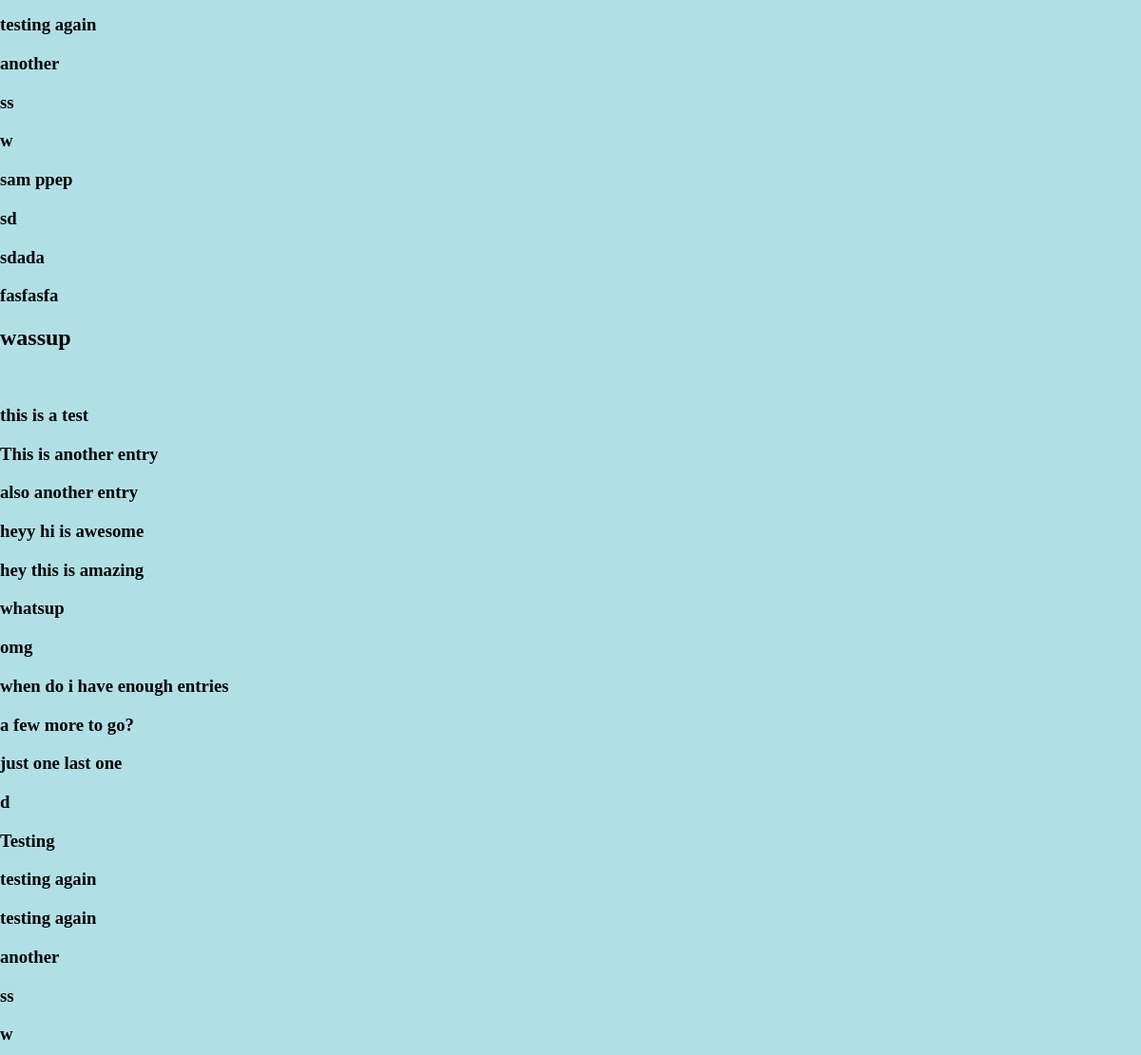
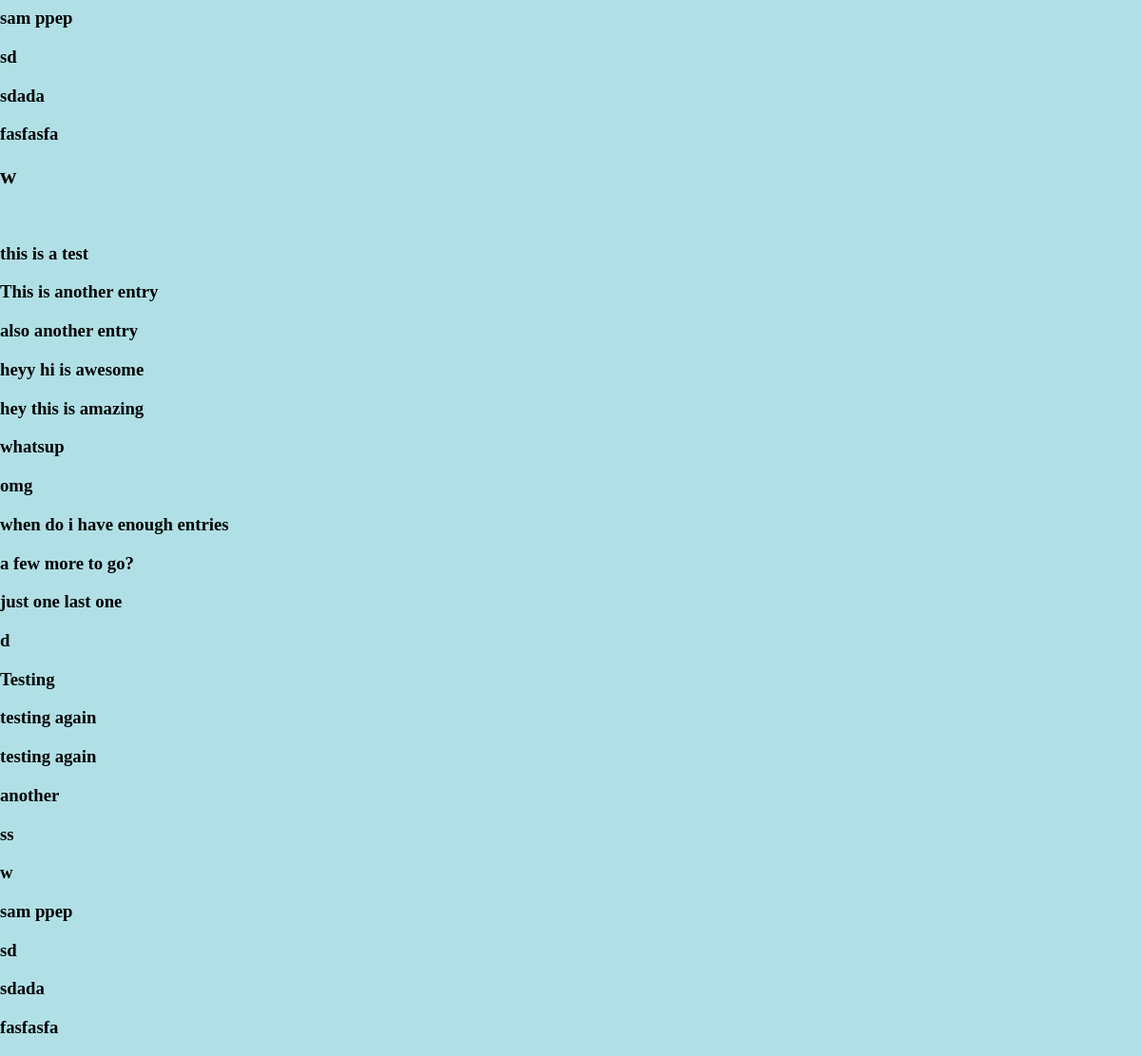
The page /library/ (lower part) on the database as committed earlier (2 pictures, top to bottom).
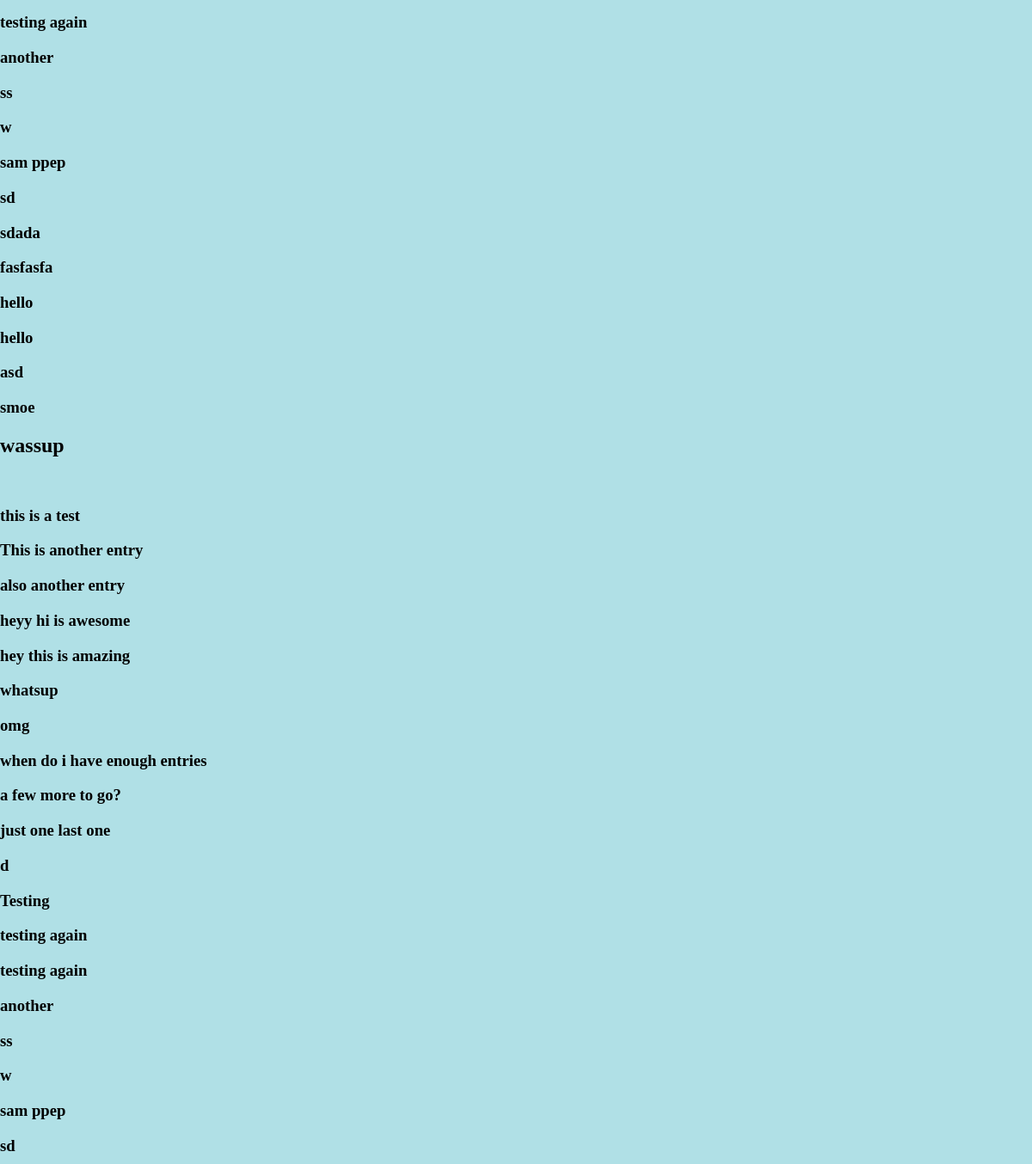
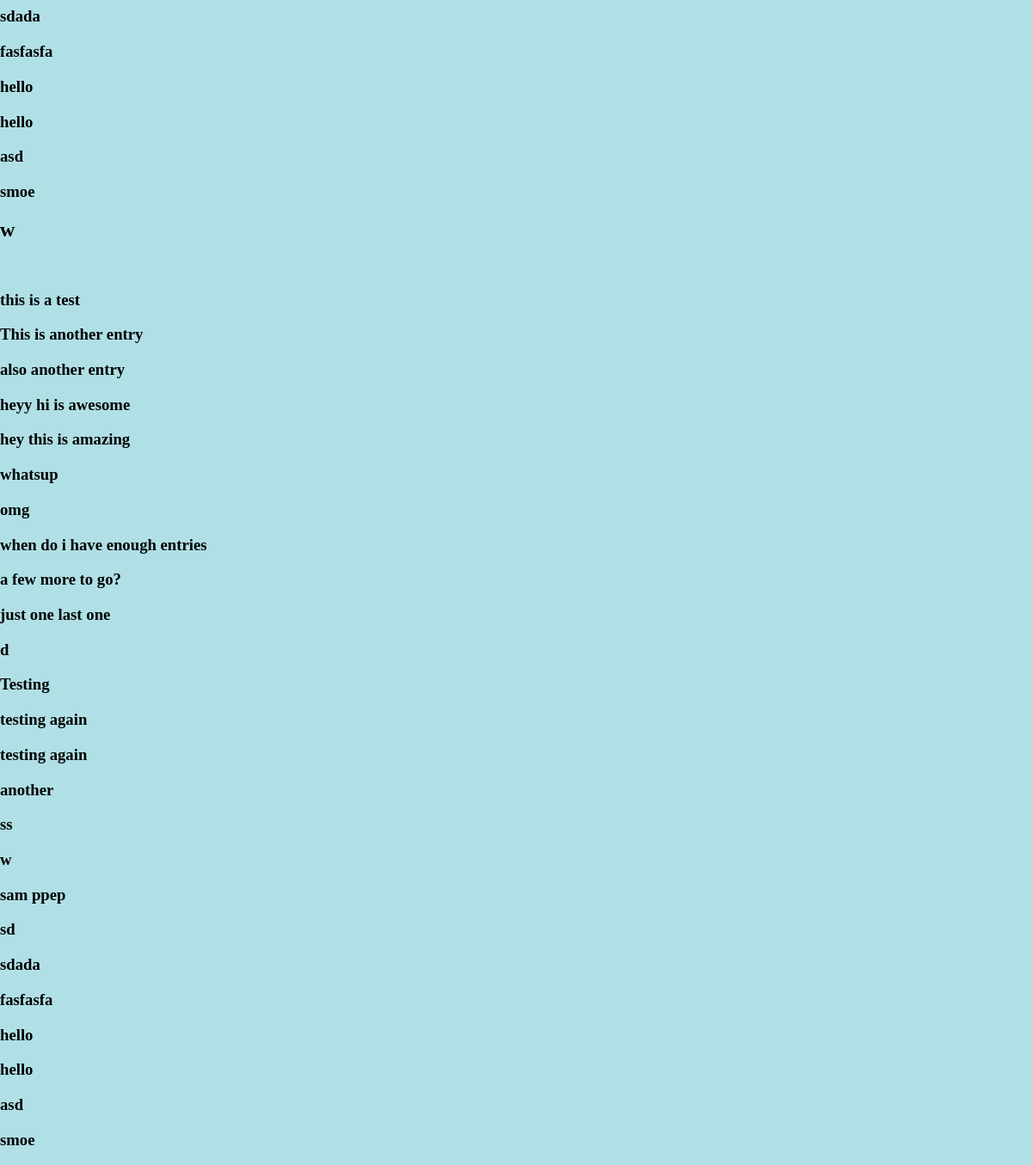
The same page on the database as committed later (2 pictures, top to bottom).
### tables this page shows
CREATE TABLE entries (storyid INTEGER, content TEXT NOT NULL, entryID INTEGER PRIMARY KEY autoincrement, contributor TEXT NOT NULL, timestamp TEXT NOT NULL);

CREATE TABLE stories (storyid INTEGER PRIMARY KEY, title TEXT NOT NULL);

### app.py (the view)
@app.route("/library/")
def library():
	return render_template('library.html', title = "Library", titles = functions.libraryStories()[0], entries = functions.libraryStories()[2])

### functions.py (called while the page is built)
def returnFinished(sortOrder):
	db = sql.connect(STORIES)
	c1 = db.cursor()
	c2 = db.cursor()
	stories = c1.execute("SELECT DISTINCT storyid FROM entries ORDER BY ? ASC" , (sortOrder,))
	storyList = []
	for story in stories:
		l = list(c2.execute("SELECT * FROM entries WHERE entries.storyid == ?" , story))
		if len(l) >= 5:
			storyList.append(story[0])
	return storyList

def libraryStories():
	db = sql.connect(STORIES)
	c = db.cursor()
	allStories = returnFinished('storyid')
	allEntries = []
	allTitles = []
	for story in allStories:
		data = c.execute("SELECT * FROM entries WHERE entries.storyid == ? ORDER BY entryID ASC" , (story,))
		entries = data.fetchall()
		for entry in entries:
			allEntries.append(entry[1])
		data = c.execute("SELECT title FROM stories WHERE storyid == ?", (story,))
		entry = data.fetchone()
		if entry:
			allTitles.append(entry[0])
	return (allTitles, allStories, allEntries,)

### templates/library.html (shortened to what this page needs)
{% extends "index.html" %}
{% block content %}
		<br>
		<br>
		{% for title in titles %}
		<h2>{{title}}</h2>
		<br>
		{% for entry in entries %}
		<h3>{{entry}}</h3>
		{% endfor %}
		{% endfor %}
{% endblock %}

### templates/index.html (shortened to what this page needs)
<!DOCTYPE html>
<html>
	<head>
		<link type="text/css" rel="stylesheet" href="{{ url_for('static', filename='stylesheets/index.css') }}" />
	</head>
	<body>
		<br>
		<br>
		<br>
		{% block content %}
		{% endblock %}
	</body>
</html>

### static/stylesheets/index.css (style rules this page uses)
body { margin:0; background-color: powderblue; }

Rows that differ between the two databases and show on the page:
added entries: content "hello"
added entries: content "hello"
added entries: content "asd"
added entries: content "smoe"
